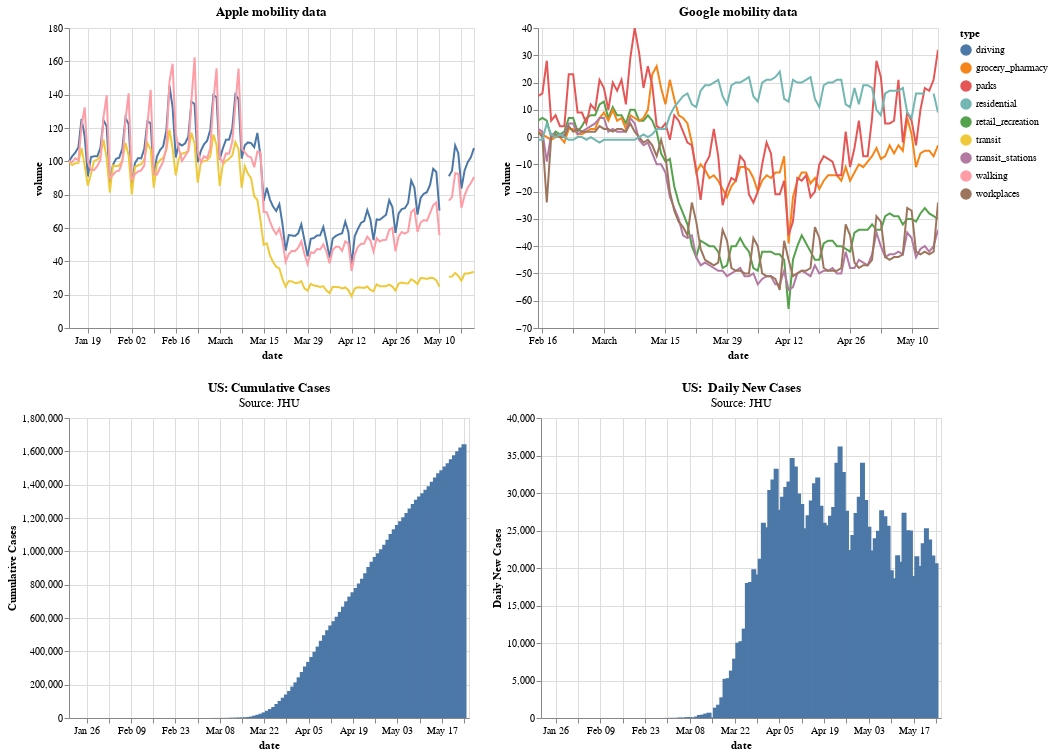

The notebook cell this image was saved under:
### Code cell
us_plot_set()

### Figure 1 — Vega-Lite specification as saved in the notebook (floating-point values rounded to 4 significant figures; data arrays with more than 128 entries replaced by an {"elided": "..."} marker saying what was removed)
{"config": {"view": {"continuousWidth": 400, "continuousHeight": 300}}, "vconcat": [{"hconcat": [{"data": {"name": "data-d0f5c06e2eaecd9f9d398d0324845b3d"}, "mark": "line", "encoding": {"color": {"field": "type", "type": "nominal"}, "x": {"field": "date", "type": "temporal"}, "y": {"field": "volume", "type": "quantitative"}}, "selection": {"selector001": {"type": "interval", "encodings": ["x"]}}, "title": "Apple mobility data", "width": 405}, {"layer": [{"mark": "line", "encoding": {"color": {"field": "type", "type": "nominal"}, "x": {"field": "date", "scale": {"domain": {"selection": "selector001"}}, "type": "temporal"}, "y": {"field": "volume", "type": "quantitative"}}, "title": "Google mobility data"}, {"mark": "point", "encoding": {"opacity": {"value": 0}, "x": {"field": "date", "type": "temporal"}}, "selection": {"selector002": {"type": "single", "nearest": true, "on": "mouseover", "fields": ["date"], "empty": "none"}}}, {"mark": "point", "encoding": {"color": {"field": "type", "type": "nominal"}, "opacity": {"condition": {"value": 1, "selection": "selector002"}, "value": 0}, "x": {"field": "date", "scale": {"domain": {"selection": "selector001"}}, "type": "temporal"}, "y": {"field": "volume", "type": "quantitative"}}, "title": "Google mobility data"}, {"mark": {"type": "rule", "color": "gray"}, "encoding": {"x": {"field": "date", "type": "temporal"}}, "transform": [{"filter": {"selection": "selector002"}}]}, {"mark": {"type": "text", "align": "left", "dx": 5, "dy": -5}, "encoding": {"color": {"field": "type", "type": "nominal"}, "text": {"condition": {"field": "volume", "type": "quantitative", "selection": "selector002"}, "value": " "}, "x": {"field": "date", "scale": {"domain": {"selection": "selector001"}}, "type": "temporal"}, "y": {"field": "volume", "type": "quantitative"}}, "title": "Google mobility data"}], "data": {"name": "data-f2c8208e50654851981196d0495780cd"}, "height": 300, "width": 400}]}, {"hconcat": [{"mark": "bar", "encoding": {"tooltip": [{"field": "date", "type": "temporal"}, {"field": "cases", "type": "quantitative"}], "x": {"field": "date", "scale": {"domain": {"selection": "selector001"}}, "type": "temporal"}, "y": {"field": "cases", "title": "Cumulative Cases", "type": "quantitative"}}, "title": {"text": "US: Cumulative Cases", "subtitle": "Source: JHU"}, "width": 400}, {"mark": "bar", "encoding": {"x": {"field": "date", "scale": {"domain": {"selection": "selector001"}}, "type": "temporal"}, "y": {"field": "new_cases", "title": "Daily New Cases", "type": "quantitative"}}, "title": {"text": "US:  Daily New Cases", "subtitle": "Source: JHU"}, "width": 400}], "data": {"name": "data-c3bff6f6232000730f8654fbbab4aafc"}}], "$schema": "https://vega.github.io/schema/vega-lite/v4.17.0.json", "datasets": {"data-d0f5c06e2eaecd9f9d398d0324845b3d": {"elided": "390 records"}, "data-f2c8208e50654851981196d0495780cd": {"elided": "552 records"}, "data-c3bff6f6232000730f8654fbbab4aafc": [{"Unnamed: 0": 0, "Country_Region": "US", "date": "2020-01-22", "cases": 1, "new_cases": null}, {"Unnamed: 0": 1, "Country_Region": "US", "date": "2020-01-23", "cases": 1, "new_cases": 0.0}, {"Unnamed: 0": 2, "Country_Region": "US", "date": "2020-01-24", "cases": 2, "new_cases": 1.0}, {"Unnamed: 0": 3, "Country_Region": "US", "date": "2020-01-25", "cases": 2, "new_cases": 0.0}, {"Unnamed: 0": 4, "Country_Region": "US", "date": "2020-01-26", "cases": 5, "new_cases": 3.0}, {"Unnamed: 0": 5, "Country_Region": "US", "date": "2020-01-27", "cases": 5, "new_cases": 0.0}, {"Unnamed: 0": 6, "Country_Region": "US", "date": "2020-01-28", "cases": 5, "new_cases": 0.0}, {"Unnamed: 0": 7, "Country_Region": "US", "date": "2020-01-29", "cases": 5, "new_cases": 0.0}, {"Unnamed: 0": 8, "Country_Region": "US", "date": "2020-01-30", "cases": 5, "new_cases": 0.0}, {"Unnamed: 0": 9, "Country_Region": "US", "date": "2020-01-31", "cases": 7, "new_cases": 2.0}, {"Unnamed: 0": 10, "Country_Region": "US", "date": "2020-02-01", "cases": 8, "new_cases": 1.0}, {"Unnamed: 0": 11, "Country_Region": "US", "date": "2020-02-02", "cases": 8, "new_cases": 0.0}, {"Unnamed: 0": 12, "Country_Region": "US", "date": "2020-02-03", "cases": 11, "new_cases": 3.0}, {"Unnamed: 0": 13, "Country_Region": "US", "date": "2020-02-04", "cases": 11, "new_cases": 0.0}, {"Unnamed: 0": 14, "Country_Region": "US", "date": "2020-02-05", "cases": 11, "new_cases": 0.0}, {"Unnamed: 0": 15, "Country_Region": "US", "date": "2020-02-06", "cases": 11, "new_cases": 0.0}, {"Unnamed: 0": 16, "Country_Region": "US", "date": "2020-02-07", "cases": 11, "new_cases": 0.0}, {"Unnamed: 0": 17, "Country_Region": "US", "date": "2020-02-08", "cases": 11, "new_cases": 0.0}, {"Unnamed: 0": 18, "Country_Region": "US", "date": "2020-02-09", "cases": 11, "new_cases": 0.0}, {"Unnamed: 0": 19, "Country_Region": "US", "date": "2020-02-10", "cases": 11, "new_cases": 0.0}, {"Unnamed: 0": 20, "Country_Region": "US", "date": "2020-02-11", "cases": 12, "new_cases": 1.0}, {"Unnamed: 0": 21, "Country_Region": "US", "date": "2020-02-12", "cases": 12, "new_cases": 0.0}, {"Unnamed: 0": 22, "Country_Region": "US", "date": "2020-02-13", "cases": 13, "new_cases": 1.0}, {"Unnamed: 0": 23, "Country_Region": "US", "date": "2020-02-14", "cases": 13, "new_cases": 0.0}, {"Unnamed: 0": 24, "Country_Region": "US", "date": "2020-02-15", "cases": 13, "new_cases": 0.0}, {"Unnamed: 0": 25, "Country_Region": "US", "date": "2020-02-16", "cases": 13, "new_cases": 0.0}, {"Unnamed: 0": 26, "Country_Region": "US", "date": "2020-02-17", "cases": 13, "new_cases": 0.0}, {"Unnamed: 0": 27, "Country_Region": "US", "date": "2020-02-18", "cases": 13, "new_cases": 0.0}, {"Unnamed: 0": 28, "Country_Region": "US", "date": "2020-02-19", "cases": 13, "new_cases": 0.0}, {"Unnamed: 0": 29, "Country_Region": "US", "date": "2020-02-20", "cases": 13, "new_cases": 0.0}, {"Unnamed: 0": 30, "Country_Region": "US", "date": "2020-02-21", "cases": 15, "new_cases": 2.0}, {"Unnamed: 0": 31, "Country_Region": "US", "date": "2020-02-22", "cases": 15, "new_cases": 0.0}, {"Unnamed: 0": 32, "Country_Region": "US", "date": "2020-02-23", "cases": 15, "new_cases": 0.0}, {"Unnamed: 0": 33, "Country_Region": "US", "date": "2020-02-24", "cases": 15, "new_cases": 0.0}, {"Unnamed: 0": 34, "Country_Region": "US", "date": "2020-02-25", "cases": 15, "new_cases": 0.0}, {"Unnamed: 0": 35, "Country_Region": "US", "date": "2020-02-26", "cases": 15, "new_cases": 0.0}, {"Unnamed: 0": 36, "Country_Region": "US", "date": "2020-02-27", "cases": 16, "new_cases": 1.0}, {"Unnamed: 0": 37, "Country_Region": "US", "date": "2020-02-28", "cases": 16, "new_cases": 0.0}, {"Unnamed: 0": 38, "Country_Region": "US", "date": "2020-02-29", "cases": 24, "new_cases": 8.0}, {"Unnamed: 0": 39, "Country_Region": "US", "date": "2020-03-01", "cases": 30, "new_cases": 6.0}, {"Unnamed: 0": 40, "Country_Region": "US", "date": "2020-03-02", "cases": 53, "new_cases": 23.0}, {"Unnamed: 0": 41, "Country_Region": "US", "date": "2020-03-03", "cases": 73, "new_cases": 20.0}, {"Unnamed: 0": 42, "Country_Region": "US", "date": "2020-03-04", "cases": 104, "new_cases": 31.0}, {"Unnamed: 0": 43, "Country_Region": "US", "date": "2020-03-05", "cases": 174, "new_cases": 70.0}, {"Unnamed: 0": 44, "Country_Region": "US", "date": "2020-03-06", "cases": 222, "new_cases": 48.0}, {"Unnamed: 0": 45, "Country_Region": "US", "date": "2020-03-07", "cases": 337, "new_cases": 115.0}, {"Unnamed: 0": 46, "Country_Region": "US", "date": "2020-03-08", "cases": 451, "new_cases": 114.0}, {"Unnamed: 0": 47, "Country_Region": "US", "date": "2020-03-09", "cases": 519, "new_cases": 68.0}, {"Unnamed: 0": 48, "Country_Region": "US", "date": "2020-03-10", "cases": 711, "new_cases": 192.0}, {"Unnamed: 0": 49, "Country_Region": "US", "date": "2020-03-11", "cases": 1109, "new_cases": 398.0}, {"Unnamed: 0": 50, "Country_Region": "US", "date": "2020-03-12", "cases": 1561, "new_cases": 452.0}, {"Unnamed: 0": 51, "Country_Region": "US", "date": "2020-03-13", "cases": 2149, "new_cases": 588.0}, {"Unnamed: 0": 52, "Country_Region": "US", "date": "2020-03-14", "cases": 2859, "new_cases": 710.0}, {"Unnamed: 0": 53, "Country_Region": "US", "date": "2020-03-15", "cases": 2955, "new_cases": 96.0}, {"Unnamed: 0": 54, "Country_Region": "US", "date": "2020-03-16", "cases": 4336, "new_cases": 1381.0}, {"Unnamed: 0": 55, "Country_Region": "US", "date": "2020-03-17", "cases": 6112, "new_cases": 1776.0}, {"Unnamed: 0": 56, "Country_Region": "US", "date": "2020-03-18", "cases": 8871, "new_cases": 2759.0}, {"Unnamed: 0": 57, "Country_Region": "US", "date": "2020-03-19", "cases": 14095, "new_cases": 5224.0}, {"Unnamed: 0": 58, "Country_Region": "US", "date": "2020-03-20", "cases": 19404, "new_cases": 5309.0}, {"Unnamed: 0": 59, "Country_Region": "US", "date": "2020-03-21", "cases": 25725, "new_cases": 6321.0}, {"Unnamed: 0": 60, "Country_Region": "US", "date": "2020-03-22", "cases": 33638, "new_cases": 7913.0}, {"Unnamed: 0": 61, "Country_Region": "US", "date": "2020-03-23", "cases": 43682, "new_cases": 10040.0}, {"Unnamed: 0": 62, "Country_Region": "US", "date": "2020-03-24", "cases": 53925, "new_cases": 10240.0}, {"Unnamed: 0": 63, "Country_Region": "US", "date": "2020-03-25", "cases": 65844, "new_cases": 11920.0}, {"Unnamed: 0": 64, "Country_Region": "US", "date": "2020-03-26", "cases": 83836, "new_cases": 17990.0}, {"Unnamed: 0": 65, "Country_Region": "US", "date": "2020-03-27", "cases": 101962, "new_cases": 18130.0}, {"Unnamed: 0": 66, "Country_Region": "US", "date": "2020-03-28", "cases": 121786, "new_cases": 19820.0}, {"Unnamed: 0": 67, "Country_Region": "US", "date": "2020-03-29", "cases": 140910, "new_cases": 19120.0}, {"Unnamed: 0": 68, "Country_Region": "US", "date": "2020-03-30", "cases": 162147, "new_cases": 21240.0}, {"Unnamed: 0": 69, "Country_Region": "US", "date": "2020-03-31", "cases": 188172, "new_cases": 26020.0}, {"Unnamed: 0": 70, "Country_Region": "US", "date": "2020-04-01", "cases": 213602, "new_cases": 25430.0}, {"Unnamed: 0": 71, "Country_Region": "US", "date": "2020-04-02", "cases": 244008, "new_cases": 30410.0}, {"Unnamed: 0": 72, "Country_Region": "US", "date": "2020-04-03", "cases": 275798, "new_cases": 31790.0}, {"Unnamed: 0": 73, "Country_Region": "US", "date": "2020-04-04", "cases": 309027, "new_cases": 33230.0}, {"Unnamed: 0": 74, "Country_Region": "US", "date": "2020-04-05", "cases": 336802, "new_cases": 27780.0}, {"Unnamed: 0": 75, "Country_Region": "US", "date": "2020-04-06", "cases": 366317, "new_cases": 29520.0}, {"Unnamed: 0": 76, "Country_Region": "US", "date": "2020-04-07", "cases": 397121, "new_cases": 30800.0}, {"Unnamed: 0": 77, "Country_Region": "US", "date": "2020-04-08", "cases": 428654, "new_cases": 31530.0}, {"Unnamed: 0": 78, "Country_Region": "US", "date": "2020-04-09", "cases": 463327, "new_cases": 34670.0}, {"Unnamed: 0": 79, "Country_Region": "US", "date": "2020-04-10", "cases": 496846, "new_cases": 33520.0}, {"Unnamed: 0": 80, "Country_Region": "US", "date": "2020-04-11", "cases": 526776, "new_cases": 29930.0}, {"Unnamed: 0": 81, "Country_Region": "US", "date": "2020-04-12", "cases": 555313, "new_cases": 28540.0}, {"Unnamed: 0": 82, "Country_Region": "US", "date": "2020-04-13", "cases": 580624, "new_cases": 25310.0}, {"Unnamed: 0": 83, "Country_Region": "US", "date": "2020-04-14", "cases": 607670, "new_cases": 27050.0}, {"Unnamed: 0": 84, "Country_Region": "US", "date": "2020-04-15", "cases": 636674, "new_cases": 29000.0}, {"Unnamed: 0": 85, "Country_Region": "US", "date": "2020-04-16", "cases": 667981, "new_cases": 31310.0}, {"Unnamed: 0": 86, "Country_Region": "US", "date": "2020-04-17", "cases": 700062, "new_cases": 32080.0}, {"Unnamed: 0": 87, "Country_Region": "US", "date": "2020-04-18", "cases": 728352, "new_cases": 28290.0}, {"Unnamed: 0": 88, "Country_Region": "US", "date": "2020-04-19", "cases": 754376, "new_cases": 26020.0}, {"Unnamed: 0": 89, "Country_Region": "US", "date": "2020-04-20", "cases": 780064, "new_cases": 25690.0}, {"Unnamed: 0": 90, "Country_Region": "US", "date": "2020-04-21", "cases": 807023, "new_cases": 26960.0}, {"Unnamed: 0": 91, "Country_Region": "US", "date": "2020-04-22", "cases": 835150, "new_cases": 28130.0}, {"Unnamed: 0": 92, "Country_Region": "US", "date": "2020-04-23", "cases": 869170, "new_cases": 34020.0}, {"Unnamed: 0": 93, "Country_Region": "US", "date": "2020-04-24", "cases": 905358, "new_cases": 36190.0}, {"Unnamed: 0": 94, "Country_Region": "US", "date": "2020-04-25", "cases": 938154, "new_cases": 32800.0}, {"Unnamed: 0": 95, "Country_Region": "US", "date": "2020-04-26", "cases": 965785, "new_cases": 27630.0}, {"Unnamed: 0": 96, "Country_Region": "US", "date": "2020-04-27", "cases": 988197, "new_cases": 22410.0}, {"Unnamed: 0": 97, "Country_Region": "US", "date": "2020-04-28", "cases": 1012582, "new_cases": 24380.0}, {"Unnamed: 0": 98, "Country_Region": "US", "date": "2020-04-29", "cases": 1039909, "new_cases": 27330.0}, {"Unnamed: 0": 99, "Country_Region": "US", "date": "2020-04-30", "cases": 1069424, "new_cases": 29520.0}, {"Unnamed: 0": 100, "Country_Region": "US", "date": "2020-05-01", "cases": 1103461, "new_cases": 34040.0}, {"Unnamed: 0": 101, "Country_Region": "US", "date": "2020-05-02", "cases": 1132539, "new_cases": 29080.0}, {"Unnamed: 0": 102, "Country_Region": "US", "date": "2020-05-03", "cases": 1158040, "new_cases": 25500.0}, {"Unnamed: 0": 103, "Country_Region": "US", "date": "2020-05-04", "cases": 1180375, "new_cases": 22340.0}, {"Unnamed: 0": 104, "Country_Region": "US", "date": "2020-05-05", "cases": 1204351, "new_cases": 23980.0}, {"Unnamed: 0": 105, "Country_Region": "US", "date": "2020-05-06", "cases": 1229331, "new_cases": 24980.0}, {"Unnamed: 0": 106, "Country_Region": "US", "date": "2020-05-07", "cases": 1257023, "new_cases": 27690.0}, {"Unnamed: 0": 107, "Country_Region": "US", "date": "2020-05-08", "cases": 1283929, "new_cases": 26910.0}, {"Unnamed: 0": 108, "Country_Region": "US", "date": "2020-05-09", "cases": 1309550, "new_cases": 25620.0}, {"Unnamed: 0": 109, "Country_Region": "US", "date": "2020-05-10", "cases": 1329260, "new_cases": 19710.0}, {"Unnamed: 0": 110, "Country_Region": "US", "date": "2020-05-11", "cases": 1347881, "new_cases": 18620.0}, {"Unnamed: 0": 111, "Country_Region": "US", "date": "2020-05-12", "cases": 1369574, "new_cases": 21690.0}, {"Unnamed: 0": 112, "Country_Region": "US", "date": "2020-05-13", "cases": 1390406, "new_cases": 20830.0}, {"Unnamed: 0": 113, "Country_Region": "US", "date": "2020-05-14", "cases": 1417774, "new_cases": 27370.0}, {"Unnamed: 0": 114, "Country_Region": "US", "date": "2020-05-15", "cases": 1442824, "new_cases": 25050.0}, {"Unnamed: 0": 115, "Country_Region": "US", "date": "2020-05-16", "cases": 1467820, "new_cases": 25000.0}, {"Unnamed: 0": 116, "Country_Region": "US", "date": "2020-05-17", "cases": 1486757, "new_cases": 18940.0}, {"Unnamed: 0": 117, "Country_Region": "US", "date": "2020-05-18", "cases": 1508308, "new_cases": 21550.0}, {"Unnamed: 0": 118, "Country_Region": "US", "date": "2020-05-19", "cases": 1528568, "new_cases": 20260.0}, {"Unnamed: 0": 119, "Country_Region": "US", "date": "2020-05-20", "cases": 1551853, "new_cases": 23280.0}, {"Unnamed: 0": 120, "Country_Region": "US", "date": "2020-05-21", "cases": 1577147, "new_cases": 25290.0}, {"Unnamed: 0": 121, "Country_Region": "US", "date": "2020-05-22", "cases": 1600937, "new_cases": 23790.0}, {"Unnamed: 0": 122, "Country_Region": "US", "date": "2020-05-23", "cases": 1622612, "new_cases": 21680.0}, {"Unnamed: 0": 123, "Country_Region": "US", "date": "2020-05-24", "cases": 1643246, "new_cases": 20630.0}]}}
